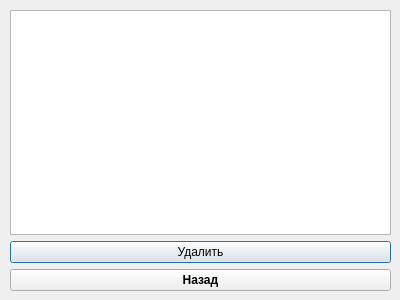
<?xml version="1.0" encoding="UTF-8"?>
<ui version="4.0">
 <class>DelWord</class>
 <widget class="QDialog" name="DelWord">
  <property name="geometry">
   <rect>
    <x>0</x>
    <y>0</y>
    <width>400</width>
    <height>300</height>
   </rect>
  </property>
  <property name="windowTitle">
   <string>Удаление слова</string>
  </property>
  <widget class="QWidget" name="layoutWidget">
   <property name="geometry">
    <rect>
     <x>10</x>
     <y>10</y>
     <width>381</width>
     <height>281</height>
    </rect>
   </property>
   <layout class="QVBoxLayout" name="verticalLayout_2">
    <item>
     <widget class="QTableView" name="tableView">
      <property name="dragEnabled">
       <bool>false</bool>
      </property>
      <property name="alternatingRowColors">
       <bool>false</bool>
      </property>
      <property name="selectionMode">
       <enum>QAbstractItemView::SingleSelection</enum>
      </property>
      <property name="selectionBehavior">
       <enum>QAbstractItemView::SelectRows</enum>
      </property>
      <property name="textElideMode">
       <enum>Qt::ElideLeft</enum>
      </property>
      <property name="sortingEnabled">
       <bool>false</bool>
      </property>
     </widget>
    </item>
    <item>
     <layout class="QVBoxLayout" name="verticalLayout">
      <item>
       <widget class="QPushButton" name="del_Button">
        <property name="text">
         <string>Удалить</string>
        </property>
       </widget>
      </item>
      <item>
       <widget class="QPushButton" name="back_to_menu_Button">
        <property name="font">
         <font>
          <weight>75</weight>
          <bold>true</bold>
         </font>
        </property>
        <property name="text">
         <string>Назад</string>
        </property>
       </widget>
      </item>
     </layout>
    </item>
   </layout>
  </widget>
 </widget>
 <resources/>
 <connections/>
</ui>
